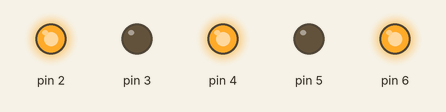
Simulated run of this sketch. Board: Arduino Uno, built with avr-gcc and run on an emulated ATmega328P. Parts: output pins drawn as LEDs (lit = HIGH).

Above: at 0.5 s.
At 3.5 s:
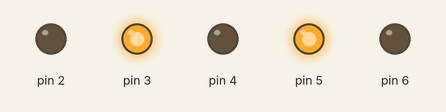
Timing chart, 0 to 4.6 s (numbered marks = the images above):
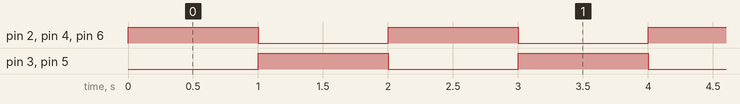

Measured:
- by itself, pin 2–6: alternates HIGH for 1.0 s and LOW for 1.0 s

The sketch:

5led.ino
```cpp
void setup()
{
  pinMode(6, OUTPUT);
  pinMode(5, OUTPUT);
  pinMode(4, OUTPUT);
  pinMode(3, OUTPUT);
  pinMode(2, OUTPUT);

}

void loop()
{
  digitalWrite(6, HIGH);
  digitalWrite(4,HIGH);
  digitalWrite(2,HIGH);
  digitalWrite(3,LOW);
  digitalWrite(5,LOW);
  delay(1000); // Wait for 1000 millisecond(s)
  digitalWrite(6,LOW);
  digitalWrite(4,LOW);
  digitalWrite(2,LOW);
  digitalWrite(3,HIGH);
  digitalWrite(5,HIGH);
  delay(1000); // Wait for 1000 millisecond(s)
}
```
